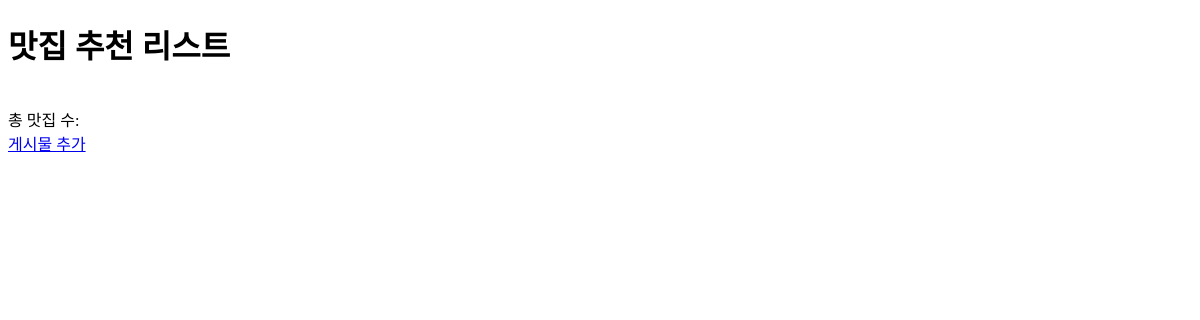
Before: /homepage/ with the older database file.
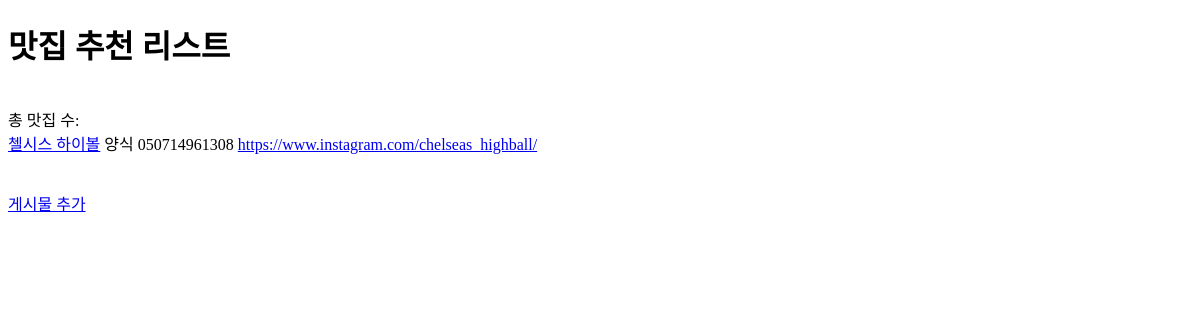
After: the same page with the newer database file.
### restaurant/models.py (models this page shows, shortened)
class Restaurant(models.Model):
    restaurantPlace=models.CharField(max_length=200)
    restaurantName=models.CharField(max_length=200)
    openDate=models.CharField(max_length=200)
    useStartTime=models.CharField(max_length=200)
    useEndTime=models.CharField(max_length=200)
    breakStartTime=models.CharField(max_length=200)
    breakEndTime=models.CharField(max_length=200)
    foodType=models.CharField(max_length=200)
    restaurantNumber=models.TextField()
    url=models.URLField()

### restaurant/views.py (the view)
# urls.py: 2. Add a URL to urlpatterns:  path('', views.home, name='home')
def home(request):
    restaurants = Restaurant.objects.all()
    return render(request, 'home.html', {"restaurants": restaurants})

### restaurant/templates/home.html (shortened to what this page needs)
<!DOCTYPE html>
<html>
<head>
</head>
<body>
    <h1> 맛집 추천 리스트 </h1>
    <br>
    <a>총 맛집 수: {{total}}</a>
    {%for restaurant in restaurants%}
    <div>
        <a href="{%url 'typicalPost' restaurant.id %}">{{restaurant.restaurantName}}</a>
        {{restaurant.foodType}}
        {{restaurant.restaurantNumber}}
        <a href={{restaurant.url}}>{{restaurant.url}}</a>
    </div>
    <br>
    {% endfor%}
    <br>
    <a href="writePost">게시물 추가</a>
</body>
</html>

Changed rows visible on the page:
added Restaurant: restaurantName "첼시스 하이볼", foodType "양식", restaurantNumber "050714961308", url "https://www.instagram.com/chelseas_highball/"
